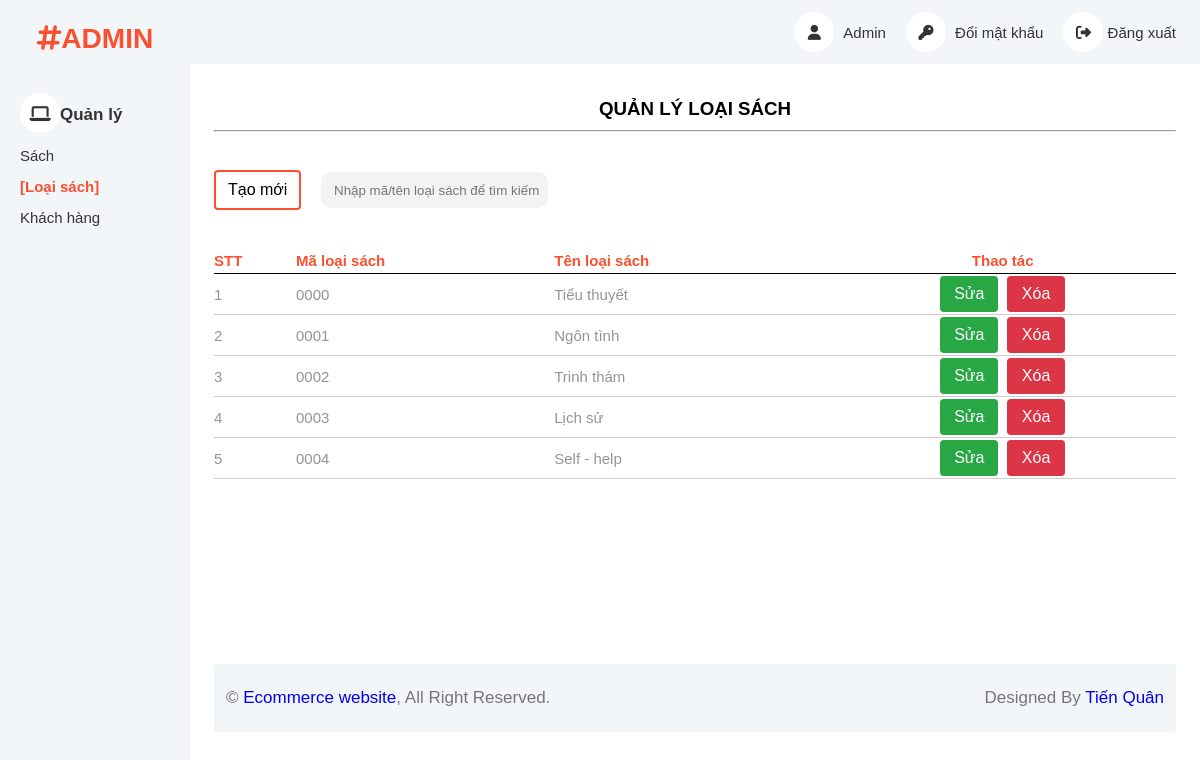
The page /html/admin/typeOfProduct/index.php on the database its author committed.
### tables this page shows
CREATE TABLE `loai_sach` (
  `maLS` varchar(4) NOT NULL,
  `tenLS` varchar(100)
);

### html/admin/typeOfProduct/index.php (called while the page is built, shortened)
<?php
include '../../../components/layout_admin.php';

### database/helper/query.php (called while the page is built, shortened)
<?php
  include_once "connect.php";
  function quick_query(string $sql) {
    global $conn;
    $result = mysqli_query($conn, $sql);
    return $result;
}
  function get_data_query(string $sql) {
    $result = quick_query($sql);
    $data = [];
    if (mysqli_num_rows($result) != 0) {
      while ($row = mysqli_fetch_array($result)) {
        $data[] = $row;
      }
    }
    return $data;
  }
?>

### html/admin/typeOfProduct/type_list.php (the view, shortened to what this page needs)
<?php
    $productsPerPage = 10;
    $offset = ($_GET["page"] - 1) * $productsPerPage;
    $search = isset($_GET["search"]) ? trim($_GET["search"]) : "";
    $sql = "SELECT * FROM `loai_sach`";
    $sql .= " LIMIT $offset, $productsPerPage";
    $res = get_data_query($sql);
    function build_body() {
        global $res;
        echo "<table align='center' cellpadding='2' cellspacing='2' '>";
        echo "
            <tr>
                <th>STT</th>
                <th>Mã loại sách</th>
                <th>Tên loại sách</th>
                <th style='text-align: center;'>Thao tác</th>
            </tr>
        ";
        $stt = 1;
        foreach ($res as $row) {
            echo "<tr>";
            echo "<td>$stt</td>";
            echo "<td>$row[0]</td>";
            echo "<td>$row[1]</td>";
            echo "
                <td style='display: flex; justify-content: center; gap: 5px;'>
                    <a class='btn btn-success m-2 del-btn' href='?action=edit&typeId=$row[0]'>Sửa</a>
                    <a class='btn btn-danger m-2 del-btn' href='?action=delete&typeId=$row[0]' onclick=\"return confirm('Bạn có chắc chắn muốn xóa?');\" >Xóa</a>
                </td>
            ";
            echo "</tr>";
            $stt++;
        }
        echo "</table>";
    }
?>
<section class='dislay-content'>
    <h3 >QUẢN LÝ LOẠI SÁCH</h3><hr>
    <div class="wrapper-search-add">
        <a class="btn btn-add" href="?action=create">Tạo mới</a>
        <form action="" method="GET" id="form-search">
            <input class="search-text" id="search-text" name="search" value="<?php echo $search ?? "" ?>" placeholder="Nhập mã/tên loại sách để tìm kiếm">
        </form>
    </div>
    <form action="" method="post">
		<?php build_body(); ?>
    </form>
</section>

### assets/styles/basic_setup.css (style rules this page uses)
* { padding: 0; margin: 0; box-sizing: border-box; }
:root { --primary-color: #f95030; --primary-color-rgb: rgba(238, 75 , 43); --white-color: #fff; --black-color: #000; --text-color: #333; }
html { font-family: 'Roboto', sans-serif; box-sizing: border-box; scroll-behavior: smooth; }
ul, a { text-decoration: none; list-style: none; padding-left: 0; margin: 0; }

### assets/styles/custom.css (style rules this page uses)
body { position: relative; }

### assets/styles/grid.css (style rules this page uses)
@media (min-width: 740px) { .m-1, .m-2, .m-3, .m-4, .m-5, .m-6, .m-7, .m-8, .m-9, .m-10, .m-11, .m-12 { display: block; } }
@media (min-width: 740px) { .m-2 { flex: 0 0 16.66667%; max-width: 16.66667%; } }

### components/layout_admin.php (style rules this page uses)
:root { --primary-color: #f95030; --primary-color-rgb: rgba(238, 75 , 43); --white-color: #fff; --black-color: #000; --text-color: #949494; }
* { margin: 0; padding: 0; box-sizing: border-box; }
html { font-family: Arial, Helvetica, sans-serif; }
a { text-decoration: none; }
.btn { display: inline-block; font-weight: 400; text-align: center; white-space: nowrap; vertical-align: middle; font-size: 16px; line-height: 1.5; padding: 6px 12px; border-radius: 4px; text-decoration: none; cursor: pointer; }
.btn.btn-success { color: #fff; background-color: #28a745; border-color: #28a745; }
.btn.btn-danger { color: #fff; background-color: #dc3545; border-color: #dc3545; }
.btn.btn-add { color: #000; border: 2px solid var(--primary-color); }
section { padding: 24px; min-height: 600px; }
h3 { padding: 10px 0; text-align: center; }

### html/admin/typeOfProduct/type_list.php (style rules this page uses)
table { font-size: 15px; font-family: Arial, Helvetica, sans-serif; width: 100%; border-collapse: collapse; text-align: left; color: var(--text-color); }
table tr { border-bottom: 1px solid #ccc; width: 100%; }
table tr:nth-child(1) { border-color: black; color: var(--primary-color); }
table th { padding: 4px 0; }
.wrapper-search-add, #form-search { display: flex; align-items: center; gap: 20px; margin: 20px 0; }
.m-2 { margin: 2px; }
.search-text { border: 2px solid transparent; width: 17em; height: 2.7em; padding-left: 0.8em; outline: none; overflow: hidden; background-color: #F3F3F3; border-radius: 10px; transition: all 0.5s; }

### rows shown on the page
loai_sach: maLS "0000", tenLS "Tiểu thuyết"
loai_sach: maLS "0001", tenLS "Ngôn tình"
loai_sach: maLS "0002", tenLS "Trinh thám"
loai_sach: maLS "0003", tenLS "Lịch sử"
loai_sach: maLS "0004", tenLS "Self - help"

### other values the page prints
check_page("Sách", "product") "Sách"
$pageName "Loại sách"
check_page("Khách hàng", "customer") "Khách hàng"
